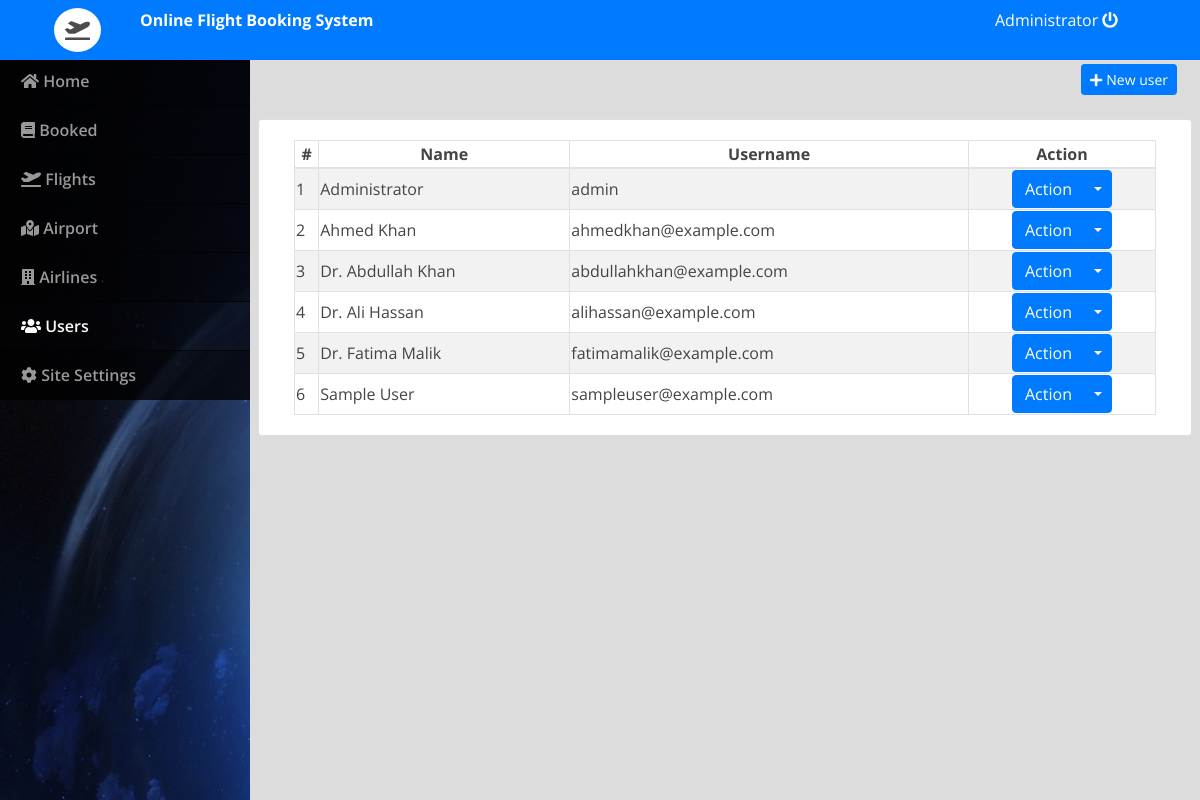
Page /admin/index.php?page=users (signed in) on the committed database.
### tables this page shows
CREATE TABLE `users` (
  `id` int(30) NOT NULL,
  `doctor_id` int(30) NOT NULL,
  `name` varchar(200) NOT NULL,
  `address` text NOT NULL,
  `contact` text NOT NULL,
  `username` varchar(100) NOT NULL,
  `password` varchar(200) NOT NULL,
  `type` tinyint(1) NOT NULL DEFAULT 2 COMMENT '1=admin , 2 = doctor,3=patient'
);

### admin/users.php (the view, shortened to what this page needs)
<div class="container-fluid">
	<div class="row">
	<div class="col-lg-12">
			<button class="btn btn-primary float-right btn-sm" id="new_user"><i class="fa fa-plus"></i> New user</button>
	</div>
	</div>
	<br>
	<div class="row">
		<div class="card col-lg-12">
			<div class="card-body">
				<table class="table-striped table-bordered col-md-12">
			<thead>
				<tr>
					<th class="text-center">#</th>
					<th class="text-center">Name</th>
					<th class="text-center">Username</th>
					<th class="text-center">Action</th>
				</tr>
			</thead>
			<tbody>
				<?php
 					include 'db_connect.php';
 					$users = $conn->query("SELECT * FROM users order by name asc");
 					$i = 1;
 					while($row= $users->fetch_assoc()):
				 ?>
				 <tr>
				 	<td>
				 		<?php echo $i++ ?>
				 	</td>
				 	<td>
				 		<?php echo $row['name'] ?>
				 	</td>
				 	<td>
				 		<?php echo $row['username'] ?>
				 	</td>
				 	<td>
				 		<center>
								<div class="btn-group">
								  <button type="button" class="btn btn-primary">Action</button>
								  <button type="button" class="btn btn-primary dropdown-toggle dropdown-toggle-split" data-toggle="dropdown" aria-haspopup="true" aria-expanded="false">
								  </button>
								</div>
								</center>
				 	</td>
				 </tr>
				<?php endwhile; ?>
			</tbody>
		</table>
			</div>
		</div>
	</div>
</div>

### admin/index.php (shortened to what this page needs)
<!DOCTYPE html>
<html lang="en">
<head>
<?php
 include('./header.php');
 ?>
</head>
<body>
	<?php include 'topbar.php' ?>
	<?php include 'navbar.php' ?>
  <main id="view-panel" >
      <?php $page = isset($_GET['page']) ? $_GET['page'] :'home'; ?>
  	<?php include $page.'.php' ?>
  </main>
</body>
</html>

### admin/header.php (shortened to what this page needs)
  <link rel="stylesheet" href="assets/font-awesome/css/all.min.css">
<link href="assets/vendor/bootstrap/css/bootstrap.min.css" rel="stylesheet">
<link href="assets/vendor/icofont/icofont.min.css" rel="stylesheet">
<link href="assets/vendor/boxicons/css/boxicons.min.css" rel="stylesheet">
<link href="assets/vendor/venobox/venobox.css" rel="stylesheet">
<link href="assets/vendor/animate.css/animate.min.css" rel="stylesheet">
<link href="assets/vendor/remixicon/remixicon.css" rel="stylesheet">
<link href="assets/vendor/owl.carousel/assets/owl.carousel.min.css" rel="stylesheet">
<link href="assets/vendor/bootstrap-datepicker/css/bootstrap-datepicker.min.css" rel="stylesheet">
<link href="assets/DataTables/datatables.min.css" rel="stylesheet">
<link href="assets/css/jquery.datetimepicker.min.css" rel="stylesheet">
<link href="assets/css/select2.min.css" rel="stylesheet">
<link href="assets/css/style.css" rel="stylesheet">
<link type="text/css" rel="stylesheet" href="assets/css/jquery-te-1.4.0.css">

### admin/topbar.php (shortened to what this page needs)
<nav class="navbar navbar-light fixed-top bg-primary" style="padding:0;">
  <div class="container-fluid mt-2 mb-2">
  	<div class="col-lg-12">
  		<div class="col-md-1 float-left" style="display: flex;">
  			<div class="logo">
  				<span class="fa fa-plane-departure"></span>
  			</div>
  		</div>
      <div class="col-md-4 float-left text-white">
        <large><b>Online Flight Booking System</b></large>
      </div>
	  	<div class="col-md-2 float-right text-white">
	  		<a href="ajax.php?action=logout" class="text-white"><?php echo $_SESSION['login_name'] ?> <i class="fa fa-power-off"></i></a>
	    </div>
    </div>
  </div>
</nav>

### admin/navbar.php (shortened to what this page needs)
<nav id="sidebar" class='mx-lt-5 bg-dark' >
		<div class="sidebar-list">
				<a href="index.php?page=home" class="nav-item nav-home"><span class='icon-field'><i class="fa fa-home"></i></span> Home</a>
				<a href="index.php?page=booked" class="nav-item nav-booked"><span class='icon-field'><i class="fa fa-book"></i></span> Booked</a>
				<a href="index.php?page=flights" class="nav-item nav-flights"><span class='icon-field'><i class="fa fa-plane-departure"></i></span> Flights</a>
				<a href="index.php?page=airport" class="nav-item nav-airport"><span class='icon-field'><i class="fa fa-map-marked-alt"></i></span> Airport</a>
				<a href="index.php?page=airport" class="nav-item nav-airport"><span class='icon-field'><i class="fa fa-building"></i></span> Airlines</a>
				<?php if($_SESSION['login_type'] == 1): ?>
				<a href="index.php?page=users" class="nav-item nav-users"><span class='icon-field'><i class="fa fa-users"></i></span> Users</a>
				<a href="index.php?page=site_settings" class="nav-item nav-site_settings"><span class='icon-field'><i class="fa fa-cog"></i></span> Site Settings</a>
			<?php endif; ?>
		</div>
</nav>

### admin/assets/css/style.css (style rules this page uses)
body { font-family: "Open Sans", sans-serif; color: #444444; width: 100%; height: calc(100%); }
a { color: #1977cc; }
nav#sidebar { height: calc(100%); position: fixed; z-index: 99; left: 0; width: 250px; background: url(../../../assets/img/travel-cover.jpg); background-repeat: no-repeat; background-size: cover; }
a.nav-item { position: relative; display: block; padding: .75rem 1.25rem; margin-bottom: -1px; border: 1px solid rgba(0,0,0,.125); background-color: #000000c4; color: #989898; font-weight: 600; }
a.nav-item:hover, .nav-item.active { background-color: #000000ad; color: #fffafa; }
main#view-panel { margin-left: 250px; width:calc(100% - 250px); margin-top: 3.5rem; padding: .5em }

### admin/index.php (style rules this page uses)
body { background: #80808045; }

### admin/topbar.php (style rules this page uses)
.logo { margin: auto; font-size: 20px; background: white; padding: 7px 11px; border-radius: 50% 50%; color: #000000b3; }

### rows in the picture
users: name "Administrator", username "admin"
users: name "Ahmed Khan", username "ahmedkhan@example.com"
users: name "Dr. Abdullah Khan", username "abdullahkhan@example.com"
users: name "Dr. Ali Hassan", username "alihassan@example.com"
users: name "Dr. Fatima Malik", username "fatimamalik@example.com"
users: name "Sample User", username "sampleuser@example.com"

### other values in the picture
$_SESSION['login_name'] "Administrator"
